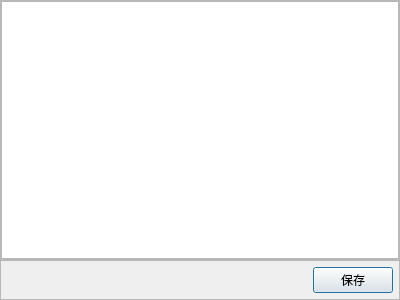
<?xml version="1.0" encoding="UTF-8"?>
<ui version="4.0">
 <class>CCfgDlg</class>
 <widget class="QDialog" name="CCfgDlg">
  <property name="geometry">
   <rect>
    <x>0</x>
    <y>0</y>
    <width>400</width>
    <height>300</height>
   </rect>
  </property>
  <property name="windowTitle">
   <string>Dialog</string>
  </property>
  <layout class="QVBoxLayout" name="verticalLayout">
   <property name="spacing">
    <number>0</number>
   </property>
   <property name="leftMargin">
    <number>0</number>
   </property>
   <property name="topMargin">
    <number>0</number>
   </property>
   <property name="rightMargin">
    <number>0</number>
   </property>
   <property name="bottomMargin">
    <number>0</number>
   </property>
   <item>
    <widget class="QScrollArea" name="scrollArea">
     <property name="widgetResizable">
      <bool>true</bool>
     </property>
     <widget class="QWidget" name="scrollAreaWidgetContents">
      <property name="geometry">
       <rect>
        <x>0</x>
        <y>0</y>
        <width>398</width>
        <height>264</height>
       </rect>
      </property>
      <layout class="QVBoxLayout" name="verticalLayout_2">
       <property name="spacing">
        <number>0</number>
       </property>
       <property name="leftMargin">
        <number>0</number>
       </property>
       <property name="topMargin">
        <number>0</number>
       </property>
       <property name="rightMargin">
        <number>0</number>
       </property>
       <property name="bottomMargin">
        <number>0</number>
       </property>
       <item>
        <widget class="QTreeView" name="tvCfg"/>
       </item>
      </layout>
     </widget>
    </widget>
   </item>
   <item>
    <widget class="QFrame" name="frame">
     <property name="frameShape">
      <enum>QFrame::StyledPanel</enum>
     </property>
     <property name="frameShadow">
      <enum>QFrame::Raised</enum>
     </property>
     <layout class="QHBoxLayout" name="horizontalLayout">
      <property name="spacing">
       <number>4</number>
      </property>
      <property name="leftMargin">
       <number>6</number>
      </property>
      <property name="topMargin">
       <number>6</number>
      </property>
      <property name="rightMargin">
       <number>6</number>
      </property>
      <property name="bottomMargin">
       <number>6</number>
      </property>
      <item>
       <widget class="QLabel" name="lbSt">
        <property name="text">
         <string/>
        </property>
       </widget>
      </item>
      <item>
       <spacer name="horizontalSpacer">
        <property name="orientation">
         <enum>Qt::Horizontal</enum>
        </property>
        <property name="sizeHint" stdset="0">
         <size>
          <width>40</width>
          <height>20</height>
         </size>
        </property>
       </spacer>
      </item>
      <item>
       <widget class="QPushButton" name="btnSave">
        <property name="text">
         <string>保存</string>
        </property>
       </widget>
      </item>
     </layout>
    </widget>
   </item>
  </layout>
 </widget>
 <resources/>
 <connections/>
</ui>
